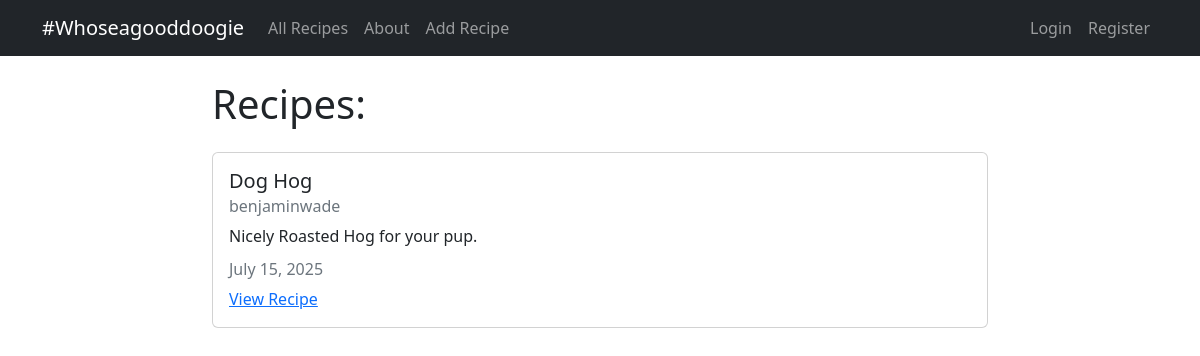
Page /all_recipes/ on the earlier database version.
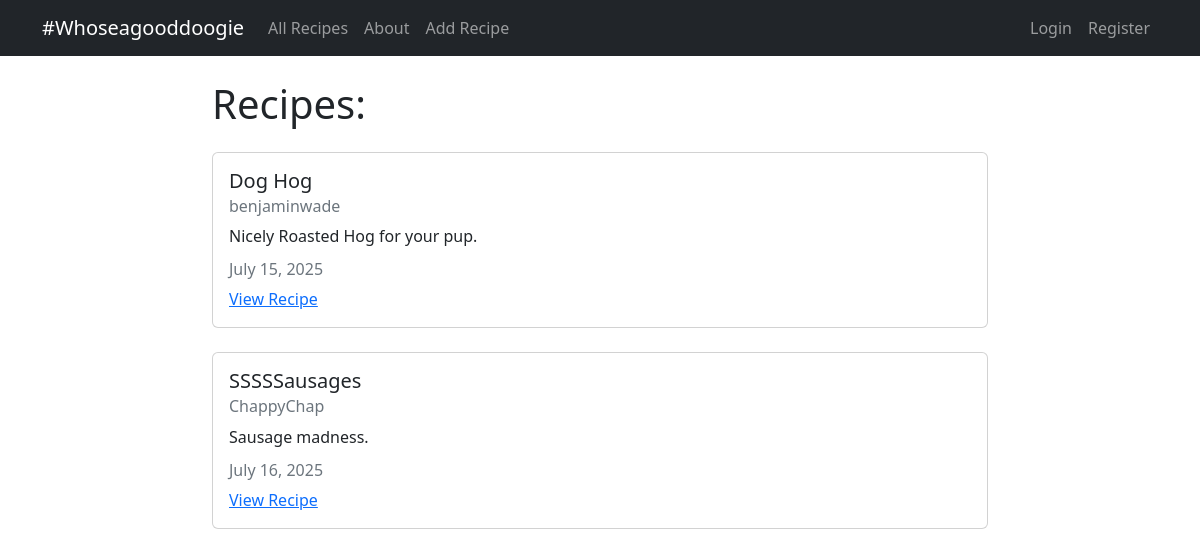
Same page on the later database version.
### recipes/models.py (models this page shows, shortened)
class Recipe(models.Model):
  title = models.CharField(max_length=100)
  description = models.TextField()
  author = models.ForeignKey(User, on_delete=models.CASCADE)
  created_at = models.DateTimeField(auto_now_add=True)
  updated_at = models.DateTimeField(auto_now=True)

### recipes/views.py (the view)
# urls.py: path('all_recipes/', views.RecipeListView.as_view(), name="recipes-all_recipes"),
class RecipeListView(ListView):
  model = models.Recipe
  template_name = 'recipes/all_recipes.html'
  context_object_name = 'recipes'

### recipes/templates/recipes/all_recipes.html
{% extends "recipes/base.html" %}
{% block content %}
<h1>Recipes:</h1>
{% for recipe in recipes %}
<div class="card my-4">
  <div class="card-body">
    <h5 class="card-title">{{ recipe.title }}</h5>
    <h6 class="card-subtitle mb-2 text-muted">{{ recipe.author }}</h6>
    <p class="card-text">{{ recipe.description }}</p>
    <h6 class="card-subtitle mb-2 text-muted">
      {{ recipe.updated_at|date:"F d, Y" }}
    </h6>
    <a href="{% url 'recipes-detail' recipe.pk %}" class="card-link">View Recipe</a>
  </div>
</div>
{% endfor %}
{% endblock content %}

### recipes/templates/recipes/base.html (shortened to what this page needs)
<!DOCTYPE html>
<html lang="en">
  <head>
    <link
      href="https://cdn.jsdelivr.net/npm/bootstrap@5.2.0-beta1/dist/css/bootstrap.min.css"
      rel="stylesheet"
    />
  </head>
  <body>
    <nav class="navbar navbar-expand-lg navbar-dark bg-dark">
      <div class="container">
        <a class="navbar-brand" href="{% url 'recipes-home' %}">#Whoseagooddoogie</a>
        <div class="collapse navbar-collapse" id="navbarNav">
          <ul class="navbar-nav">
            <li class="nav-item">
              <a
                class="nav-link"
                aria-current="page"
                href="{% url 'recipes-all_recipes' %}"
                >All Recipes</a
              >
            </li>
            <li class="nav-item">
              <a class="nav-link" href="{% url 'recipes-about' %}">About</a>
            </li>
            <li class="nav-item">
              <a class="nav-link" href="{% url 'recipes-create' %}">Add Recipe</a>
            </li>
          </ul>
        </div>
        <div class="navbar-nav">
          {% if user.is_authenticated %}
          <a class="nav-item nav-link" href="{% url 'user-profile' %}"
            >My Profile</a
          >
          <a class="nav-item nav-link" href="{% url 'user-logout' %}">Logout</a>
          {% else %}
          <a class="nav-item nav-link" href="{% url 'user-login' %}">Login</a>
          <a class="nav-item nav-link" href="{% url 'user-register' %}"
            >Register</a
          >
          {% endif %}
        </div>
      </div>
    </nav>
    <div class="container mt-4 col-8">
       {% block content %} {% endblock %}
    </div>
  </body>
</html>

Differences in the rows shown:
added Recipe: title "SSSSSausages", author "ChappyChap", description "Sausage madness.", updated_at "July 16, 2025"
